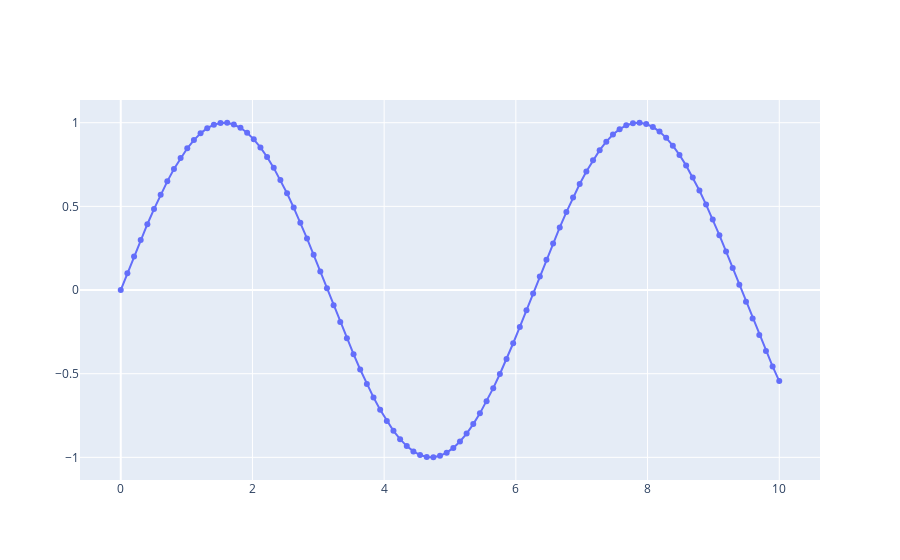

Write notebook code for a chart like this one.
### Code cell
t = np.linspace(0,10,100)
y = np.sin(t)
fig = go.Figure(data = go.Scatter(x = t, y=y, mode="markers+lines"))
fig.show()
